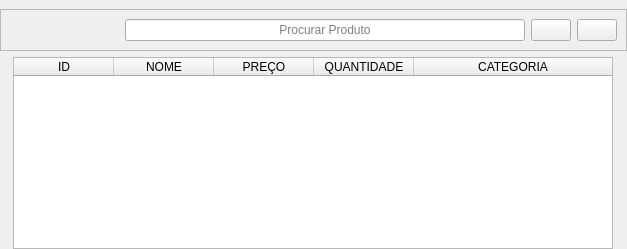
                <widget class="QWidget" name="tela_estoque_1">
                 <layout class="QVBoxLayout" name="verticalLayout_25">
                  <property name="leftMargin">
                   <number>0</number>
                  </property>
                  <property name="topMargin">
                   <number>0</number>
                  </property>
                  <property name="rightMargin">
                   <number>0</number>
                  </property>
                  <property name="bottomMargin">
                   <number>0</number>
                  </property>
                  <item alignment="Qt::AlignmentFlag::AlignTop">
                   <widget class="QWidget" name="layout_pesquisar_produto_estoque" native="true">
                    <layout class="QVBoxLayout" name="verticalLayout_26">
                     <property name="spacing">
                      <number>0</number>
                     </property>
                     <property name="leftMargin">
                      <number>0</number>
                     </property>
                     <property name="topMargin">
                      <number>9</number>
                     </property>
                     <property name="rightMargin">
                      <number>0</number>
                     </property>
                     <property name="bottomMargin">
                      <number>0</number>
                     </property>
                     <item alignment="Qt::AlignmentFlag::AlignHCenter|Qt::AlignmentFlag::AlignTop">
                      <widget class="QFrame" name="layout_pesquisar_produto_estoque_2">
                       <property name="minimumSize">
                        <size>
                         <width>500</width>
                         <height>0</height>
                        </size>
                       </property>
                       <property name="maximumSize">
                        <size>
                         <width>700</width>
                         <height>16777215</height>
                        </size>
                       </property>
                       <property name="styleSheet">
                        <string notr="true"/>
                       </property>
                       <property name="frameShape">
                        <enum>QFrame::Shape::StyledPanel</enum>
                       </property>
                       <property name="frameShadow">
                        <enum>QFrame::Shadow::Raised</enum>
                       </property>
                       <layout class="QHBoxLayout" name="horizontalLayout_12">
                        <item>
                         <spacer name="horizontalSpacer_5">
                          <property name="orientation">
                           <enum>Qt::Orientation::Horizontal</enum>
                          </property>
                          <property name="sizeType">
                           <enum>QSizePolicy::Policy::Minimum</enum>
                          </property>
                          <property name="sizeHint" stdset="0">
                           <size>
                            <width>115</width>
                            <height>20</height>
                           </size>
                          </property>
                         </spacer>
                        </item>
                        <item alignment="Qt::AlignmentFlag::AlignHCenter|Qt::AlignmentFlag::AlignVCenter">
                         <widget class="QLineEdit" name="input_pesquisar_produto_4">
                          <property name="minimumSize">
                           <size>
                            <width>400</width>
                            <height>0</height>
                           </size>
                          </property>
                          <property name="maximumSize">
                           <size>
                            <width>400</width>
                            <height>16777215</height>
                           </size>
                          </property>
                          <property name="styleSheet">
                           <string notr="true"/>
                          </property>
                          <property name="alignment">
                           <set>Qt::AlignmentFlag::AlignCenter</set>
                          </property>
                          <property name="placeholderText">
                           <string>Procurar Produto</string>
                          </property>
                         </widget>
                        </item>
                        <item alignment="Qt::AlignmentFlag::AlignRight">
                         <widget class="QPushButton" name="btn_pesquisar_produto_4">
                          <property name="maximumSize">
                           <size>
                            <width>50</width>
                            <height>16777215</height>
                           </size>
                          </property>
                          <property name="styleSheet">
                           <string notr="true">background-color: none;</string>
                          </property>
                          <property name="text">
                           <string/>
                          </property>
                          <property name="icon">
                           <iconset>
                            <normalon>:/icons/search.png</normalon>
                           </iconset>
                          </property>
                          <property name="iconSize">
                           <size>
                            <width>25</width>
                            <height>25</height>
                           </size>
                          </property>
                         </widget>
                        </item>
                        <item>
                         <widget class="QPushButton" name="btn_adc_produto_estoque">
                          <property name="styleSheet">
                           <string notr="true">background-color: none;</string>
                          </property>
                          <property name="text">
                           <string/>
                          </property>
                          <property name="icon">
                           <iconset>
                            <normalon>:/icons/add.png</normalon>
                           </iconset>
                          </property>
                          <property name="iconSize">
                           <size>
                            <width>20</width>
                            <height>20</height>
                           </size>
                          </property>
                          <property name="checkable">
                           <bool>false</bool>
                          </property>
                         </widget>
                        </item>
                       </layout>
                      </widget>
                     </item>
                    </layout>
                   </widget>
                  </item>
                  <item alignment="Qt::AlignmentFlag::AlignHCenter">
                   <widget class="QTreeWidget" name="treeWidget">
                    <property name="minimumSize">
                     <size>
                      <width>600</width>
                      <height>0</height>
                     </size>
                    </property>
                    <column>
                     <property name="text">
                      <string>ID</string>
                     </property>
                     <property name="textAlignment">
                      <set>AlignCenter</set>
                     </property>
                    </column>
                    <column>
                     <property name="text">
                      <string>NOME</string>
                     </property>
                     <property name="textAlignment">
                      <set>AlignCenter</set>
                     </property>
                    </column>
                    <column>
                     <property name="text">
                      <string>PREÇO</string>
                     </property>
                     <property name="textAlignment">
                      <set>AlignCenter</set>
                     </property>
                    </column>
                    <column>
                     <property name="text">
                      <string>QUANTIDADE</string>
                     </property>
                     <property name="textAlignment">
                      <set>AlignCenter</set>
                     </property>
                    </column>
                    <column>
                     <property name="text">
                      <string>CATEGORIA</string>
                     </property>
                     <property name="textAlignment">
                      <set>AlignCenter</set>
                     </property>
                    </column>
                   </widget>
                  </item>
                 </layout>
                </widget>
